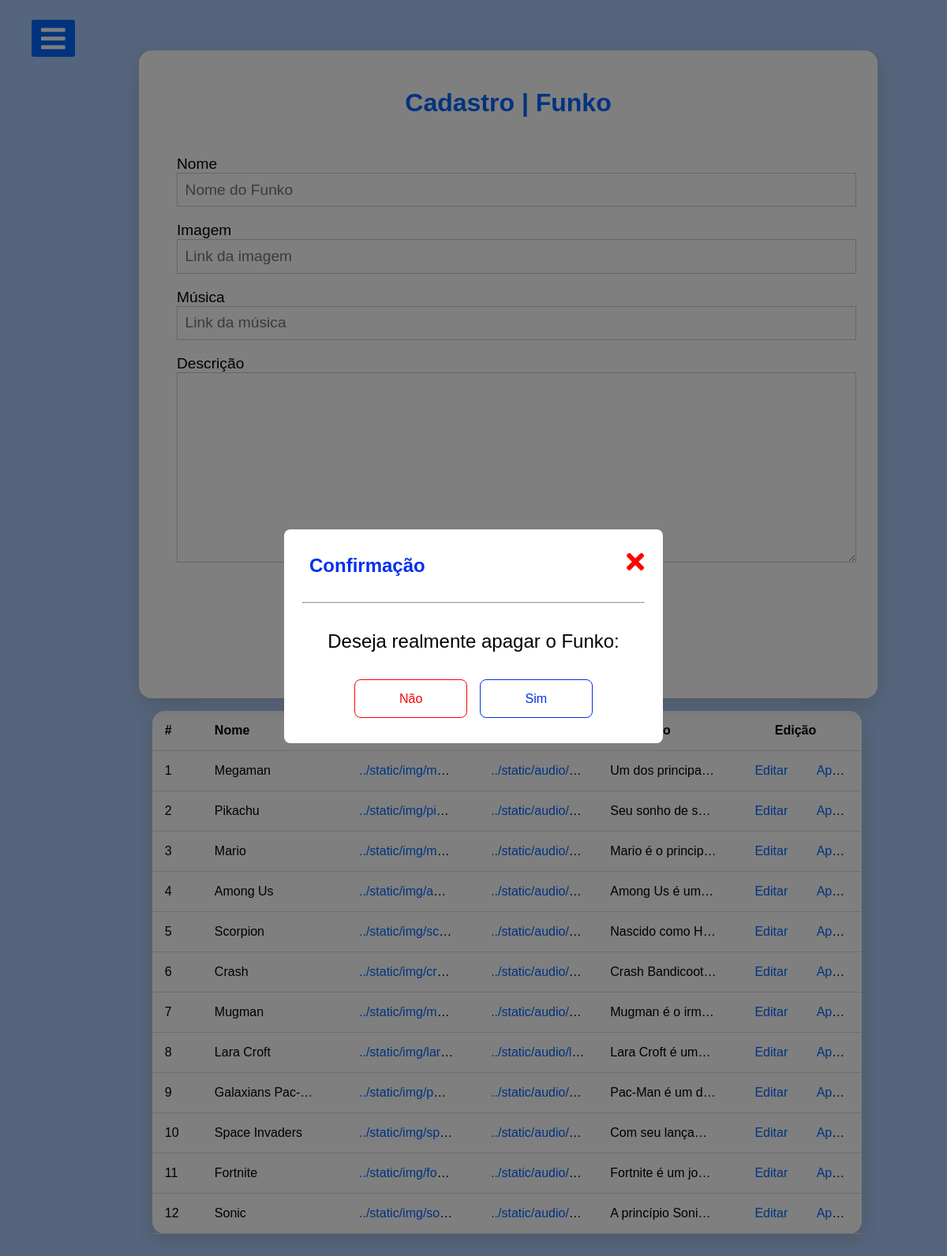
/4, run on the app's committed database.
### app.py (models this page shows, shortened)
class Funko(db.Model):
    id = db.Column(db.Integer, primary_key=True, autoincrement=True)
    funkoName = db.Column(db.String(150), nullable=False)
    funkoImg = db.Column(db.String(500), nullable=False)
    description = db.Column(db.String(500), nullable=False)
    music = db.Column(db.String(500), nullable=True)

### app.py (the view)
@app.route('/<id>')
def get_by_id(id):
    funko = Funko.query.get(id)
    all = Funko.query.all()
    return render_template('adm.html', funkoDelete=funko, funkos=all )

### templates/adm.html (shortened to what this page needs)
<!DOCTYPE html>
<html lang="pt-br">
<head>
    <link rel="stylesheet" href="../static/css/adm.css">
    <link rel="stylesheet" href="https://stackpath.bootstrapcdn.com/font-awesome/4.7.0/css/font-awesome.min.css">
    <link rel="stylesheet" href="https://cdnjs.cloudflare.com/ajax/libs/font-awesome/5.15.3/css/all.min.css"/>
    <link rel="stylesheet" href="https://unicons.iconscout.com/release/v4.0.0/css/line.css">
</head>
<body>
    <label for="check">
      <i class="fas fa-bars" id="btn"></i>
    </label>
    <div class="sidebar">
        <ul>
            <li><a href="/">.home</a></li>
            <li><a href="/catalog">.catalog</a></li>
            <li><a href="/about">.about</a></li>
        </ul>
    </div>
    <section id='adm'>
        <form action='/new' method="POST">
        <h1>Cadastro | Funko</h1>
            <label for="nome">Nome</label>
            <input type="text" placeholder="Nome do Funko" id="nome" name="funkoName">
            <label for="imagem">Imagem</label>
            <input type="text" placeholder="Link da imagem" id="imagem" name="funkoImg">
            <label for="link">Música</label>
            <input type="text" placeholder="Link da música" id="musica" name="music">
            <label for="descricao">Descrição</label>
            <textarea name="description" id="descricao" cols="30" rows="10" placeholder="Insira a descrição">
            </textarea>
            <button type="submit">Enviar</button>
        </form>
        <article id="lista">
            <table>
                <thead>
                    <tr>
                        <th>#</th>
                        <th>Nome</th>
                        <th>Imagem</th>
                        <th>Música</th>
                        <th>Descrição</th>
                        <th style="text-align:center">Edição</th>
                    </tr>
                </thead>
                <tbody>
                    {% for funko in funkos %}
                    <tr>
                        <td>{{funko.id}}</td>
                        <td>{{funko.funkoName}}</td>
                        <td><a href="{{funko.imagem}}" target="_blank">{{funko.funkoImg}}</a></td>
                        <td><a href="{{funko.music}}" target="_blank">{{funko.music}}</a></td>
                        <td>{{funko.description}}</td>
                        <td>
                            <a class="editar" href="/edit/{{funko.id}}">Editar</a>
                            <a href="/{{funko.id}}">Apagar</a>
                        </td>
                    </tr>
                    {% endfor %}
                </tbody>
            </table>
        </article>
    {% if funkoDelete != undefined %}
        <section class="modal">
            <div id="card">
                <a href="/adm" id="fechar"><i class="fa fa-times" aria-hidden="true"></i></a>
                <h2>Confirmação</h2>
                <hr>
                <p>Deseja realmente apagar o Funko: {{funkoDelete.nome}} </p>
                <div id="btns">
                <a class="btn-cancelar" id="close" href="/adm">Não</a>
                <a class="btn-apagar" href="/delete/{{funkoDelete.id}}">Sim</a>
                </div>
            </div>
        </section>
    {% endif %}
</body>
</html>

### static/css/adm.css (style rules this page uses)
.sidebar { margin-top: 2rem; position: fixed; left: -250px; width: 250px; height: 100%; background: #ffffff; transition: all .5s ease; border-radius: .5rem; }
.sidebar ul a { display: block; height: 100%; width: 100%; line-height: 65px; font-size: 20px; color: #0066ff; padding-left: 40px; transition: .4s; text-decoration: none; }
label #btn,label #cancel { position: absolute; background:#0066ff; border-radius: 3px; cursor: pointer; }
label #btn { left: 40px; top: 25px; font-size: 35px; color: white; padding: 6px 12px; transition: all .5s; }
* { margin: 0; padding: 0; font-family: "Noto Sans JP", sans-serif; }
html, body { scroll-behavior: smooth; height: 100%; width: 100%; background-color: #aacbfb; }
section#adm { width: 70%; padding: 2rem; margin: 2rem 2rem 2rem 9rem; }
form { align-items: center; position: relative; margin: auto; }
a { cursor: pointer; }
form { padding: 3rem; background-color: #fff; width: 50%; position: relative; box-shadow: rgba(149, 157, 165, .5) 0px 8px 24px; border-radius: 1rem; }
form h1 { padding-bottom: 3rem; text-align: center; color: #0066ff ; font-size: 2rem; }
form input, textarea { width: 100%; padding: 0.5em; font-size: 1.2rem; margin: 0 0 1em; border: 1px solid #ccc; outline: none; }
form label { width: 100%; font-size: 1.2rem; }
form button { border: 1px solid #0066ff; background-color: #fff; color: #0066ff; font-size: 1rem; font-weight: 600; padding: 1rem; border-radius: 0.5rem; display: block; margin: auto; margin-top: 2rem; margin-bottom: 1rem; cursor: pointer; transition: background-color 0.4s ease-in-out; width: 40%; }
article#lista { display: flex; justify-content: center; align-items: center; padding: 5rem; margin-right: 1rem; overflow-x: auto; width: 107%; }
article#lista table { border-collapse: collapse; border-spacing: 0; padding: 3rem; background-color: #fff; width: 100%; box-shadow: rgba(149, 157, 165, .5) 0px 8px 24px; border-radius: 1rem; }
article#lista table th, td { padding: 1rem; border-bottom: 1px solid #ddd; text-align: left; }
article#lista table td { max-width: 100px; overflow: hidden; text-overflow: ellipsis; white-space: nowrap; }
article#lista table a { padding: 1rem; color: #0066ff; text-decoration: none; transition: all 0.3s ease-in-out; }
section.modal { position: fixed; top: 0; bottom: 0; right: 0; left: 0; background-color: #00000080; z-index: 1; display: flex; justify-content: center; align-items: center; pointer-events: auto; }
section.modal div#card { width: 30rem; position: relative; background-color: #fff; border-radius: .5rem; }
section.modal div#card h2 { padding: 2rem; margin: 0; color: #0130ec; }
section.modal div#card a#fechar { position: absolute; right: 0; top: 0; font-size: 2rem; color: #ff0101; padding: 1.5rem; }
section.modal div#card hr { width: 90%; margin: 0 auto; }
section.modal div#card p { padding: 2rem; text-align: center; font-size: 1.5rem; line-height: 2rem; }
section.modal div#card div#btns { display: flex; justify-content: center; padding: 0 2rem 2rem 2rem; }
section.modal div#card div#btns a { text-decoration: none; padding: .9rem; border-radius: .5rem; width: 7rem; text-align: center; }
section.modal div#card div#btns a.btn-cancelar { background-color: #fff; color: #ff0101; border: solid 1px #ff0101; margin-right: 1rem; transition: all .5s ease-out; }
section.modal div#card div#btns a.btn-apagar { background-color: #fff; color: #0130ec; border: solid 1px #0130ec; transition: all .5s ease-out; }
@media screen and (max-width: 1682px) { form { width: 100%; } }
@media screen and (max-width: 1682px) { article#lista { padding: 2%; } }
@media screen and (max-width: 1682px) { article#lista table { width: 100%; } }

### data on the page
Funko: id "1", funkoName "Megaman", funkoImg "../static/img/m…", music "../static/audio/…", description "Um dos principa…"
Funko: id "2", funkoName "Pikachu", funkoImg "../static/img/pi…", music "../static/audio/…", description "Seu sonho de s…"
Funko: id "3", funkoName "Mario", funkoImg "../static/img/m…", music "../static/audio/…", description "Mario é o princip…"
Funko: id "4", funkoName "Among Us", funkoImg "../static/img/a…", music "../static/audio/…", description "Among Us é um…"
Funko: id "5", funkoName "Scorpion", funkoImg "../static/img/sc…", music "../static/audio/…", description "Nascido como H…"
Funko: id "6", funkoName "Crash", funkoImg "../static/img/cr…", music "../static/audio/…", description "Crash Bandicoot…"
Funko: id "7", funkoName "Mugman", funkoImg "../static/img/m…", music "../static/audio/…", description "Mugman é o irm…"
Funko: id "8", funkoName "Lara Croft", funkoImg "../static/img/la…", music "../static/audio/l…", description "Lara Croft é um…"
Funko: id "9", funkoName "Galaxians Pac-…", funkoImg "../static/img/p…", music "../static/audio/…", description "Pac-Man é um d…"
Funko: id "10", funkoName "Space Invaders", funkoImg "../static/img/sp…", music "../static/audio/…", description "Com seu lança…"
Funko: id "11", funkoName "Fortnite", funkoImg "../static/img/fo…", music "../static/audio/…", description "Fortnite é um jo…"
Funko: id "12", funkoName "Sonic", funkoImg "../static/img/so…", music "../static/audio/…", description "A princípio Soni…"
